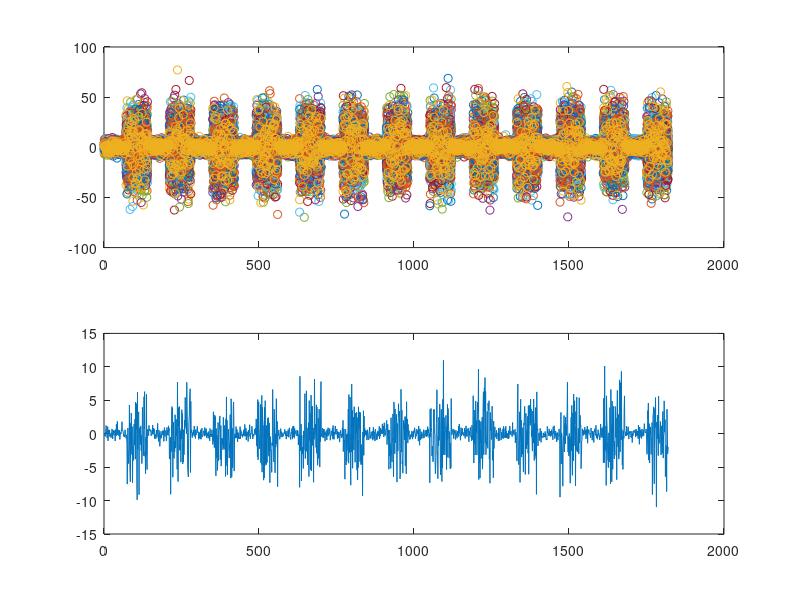

Write the MATLAB code that produced this figure.
%%% Generate the orientation of each line in a trial
stdNoiseLevel = [3 18];
nStimOrientation = 13;
nTrialPerCondition = 70;
nTrialTotal = length(stdNoiseLevel) * nStimOrientation * nTrialPerCondition;
sampleSize = 24;
thetaStimulus = NaN(nTrialTotal, sampleSize);
counter = 1;
for ii = 1 : nStimOrientation
    for jj = 1 : length(stdNoiseLevel)
        thetaStimulus(counter:counter+nTrialPerCondition-1, :) = normrnd(0, stdNoiseLevel(jj), [nTrialPerCondition, sampleSize]);
        counter = counter + nTrialPerCondition;
    end
end

figure; 
subplot(2, 1, 1)
plot(1:nTrialTotal, thetaStimulus, 'o')
subplot(2, 1, 2)
plot(1:nTrialTotal, mean(thetaStimulus, 2), '-')
save('thetaStimulus', 'thetaStimulus')